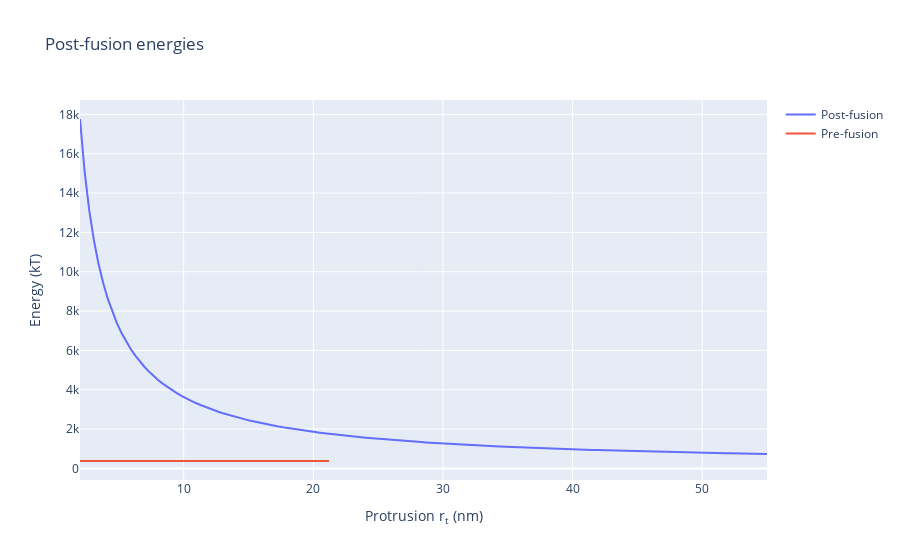

Here is the notebook cell this chart was saved with:
### Markdown cell above
"Simulation parameter" validation: 
- Logical trend in GPost1: PASS
- zRim values match desired values: PASS
- Sufficient z resolution: PASS
    - Each of the GPost1 change by less than 1 kT when increasing zSteps from 100 --> 1000

## Comparing pre-fusion energy vs post-fusion energy

### Code cell
print("Some relevant pore energies below.")
print("Note that these numbers should not be taken at face-value since the hypothetical pores are huge.")
print("Pore Gb for pore radius 400 nm, pore_rt = 15: ",GToroidalPore(15,R0,Kb))
print("Pore Gb for pore radius 400 nm, pore_rt = 25: ",GToroidalPore(25,R0,Kb))
print("Pore Gb for pore radius 400 nm, pore_rt = 50: ",GToroidalPore(50,R0,Kb))

GPreArr = np.zeros(np.amax(rim_rt).astype(int)) # np.amax() yields a numpy float so cast to int
print(GPreArr)
for a in range(0,GPreArr.size):
    GPreArr[a] = GPre

vsPlot = go.Figure()
vsPlot.add_trace(go.Scatter(x=rim_rt, y=GPost, mode='lines', name='Post-fusion'))
vsPlot.add_trace(go.Scatter(x=rim_rt, y=GPreArr, mode='lines', name='Pre-fusion'))
vsPlot.update_layout(title="Post-fusion energies",
                        xaxis_title="Protrusion r<sub>t</sub> (nm)", yaxis_title="Energy (kT)")
vsPlot.show()

### Figure 1 — Plotly figure (JSON) as saved in the notebook; plotly's stock layout.template omitted (floating-point values rounded to 4 significant figures; data arrays with more than 128 entries replaced by an {"elided": "..."} marker saying what was removed)
{"data": [{"mode": "lines", "name": "Post-fusion", "type": "scatter", "x": {"elided": "150 float values"}, "y": {"elided": "150 float values"}}, {"mode": "lines", "name": "Pre-fusion", "type": "scatter", "x": {"elided": "150 float values"}, "y": [377.0, 377.0, 377.0, 377.0, 377.0, 377.0, 377.0, 377.0, 377.0, 377.0, 377.0, 377.0, 377.0, 377.0, 377.0, 377.0, 377.0, 377.0, 377.0, 377.0, 377.0, 377.0, 377.0, 377.0, 377.0, 377.0, 377.0, 377.0, 377.0, 377.0, 377.0, 377.0, 377.0, 377.0, 377.0, 377.0, 377.0, 377.0, 377.0, 377.0, 377.0, 377.0, 377.0, 377.0, 377.0, 377.0, 377.0, 377.0, 377.0, 377.0, 377.0, 377.0, 377.0, 377.0, 377.0]}], "layout": {"autosize": true, "title": {"text": "Post-fusion energies"}, "xaxis": {"autorange": true, "range": [2, 55], "title": {"text": "Protrusion r<sub>t</sub> (nm)"}, "type": "linear"}, "yaxis": {"autorange": true, "range": [-589.0, 18730.0], "title": {"text": "Energy (kT)"}, "type": "linear"}}}
